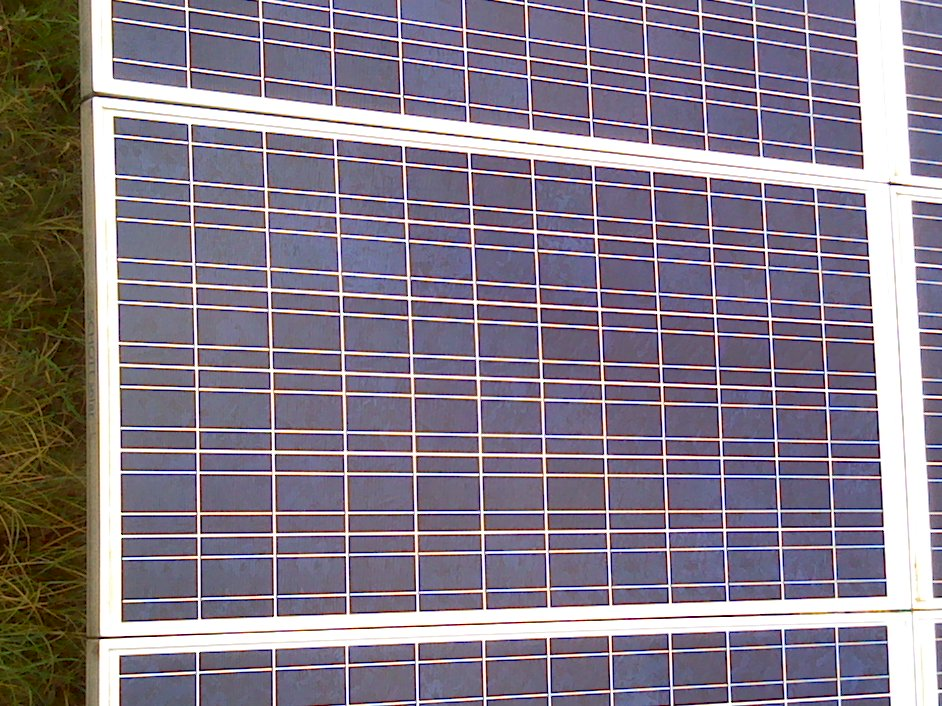
#> input picture photo/DC_3076.jpg, 942 x 706 px
$ python -i image.py   (imports and definitions only)
#> lines starting #> are read from the running program, lines starting #| are printed output that depends on the picture
### line.py


class Line():

    def __init__(self, eq, direction):
        self.eq = eq
        self.corners = []
        self.direction = direction

    # [22 lines left out: function line_link, not called in this run]

    # [32 lines of commented-out code are left out]

### image.py
import numpy as np
import random
import copy

from skimage.color import rgb2gray


class Image():
    def __init__(self, img, config=None):
        self.img = img
        self.config = config
        self.gray_img = rgb2gray(self.img)
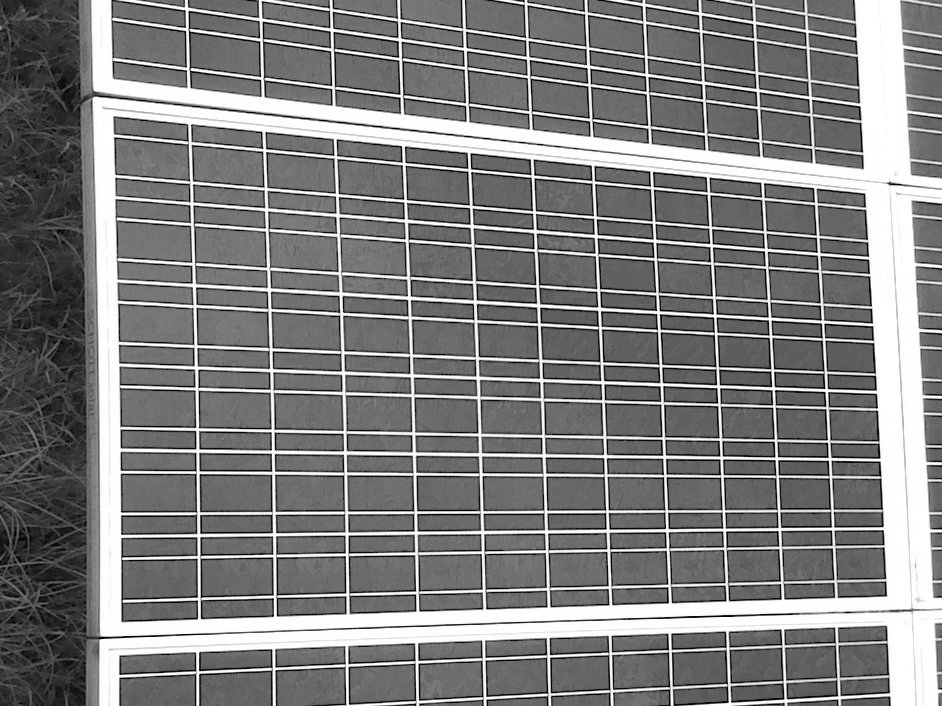
#> self.gray_img: shape (706, 942) float64; min 0.00113, max 1, mean 0.5
        self.blurred_img = []
        self.edges = []
        self.lines = []
        self.line_images = []
        self.rectangles = []
        self.poly_images = np.zeros(self.gray_img.shape, dtype=np.uint8)

        self.edge_config = None
        self.blur_config = None
        self.line_config = None

        self.is_blur = False
        self.is_edge = False
        self.is_line = False
        self.is_graph = False

        if config is not None:
            self.set_config()

    # [7 lines left out: function set_config, not called in this run]

    def set_blurred_img(self):
        from scipy import ndimage as ndi

        if self.blur_config is not None:
            self.blurred_img = ndi.gaussian_filter(self.gray_img, **self.blur_config)
        else:
            self.blurred_img = ndi.gaussian_filter(self.gray_img, sigma=5)
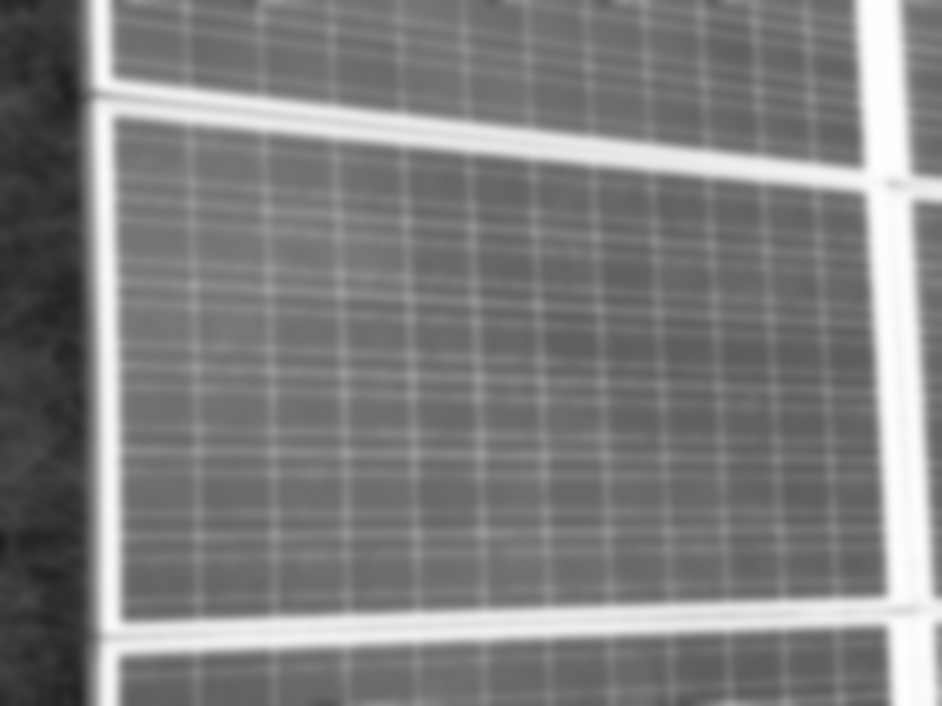
#> self.blurred_img: shape (706, 942) float64; min 0.124, max 0.999, mean 0.5

        self.is_blur = True

    def set_edges(self):

        if not self.is_blur:
            self.set_blurred_img()

        from skimage.feature import canny

        if self.edge_config is not None:
            self.edges = canny(self.blurred_img, **self.edge_config)
        else:
            self.edges = canny(self.blurred_img, sigma=2)
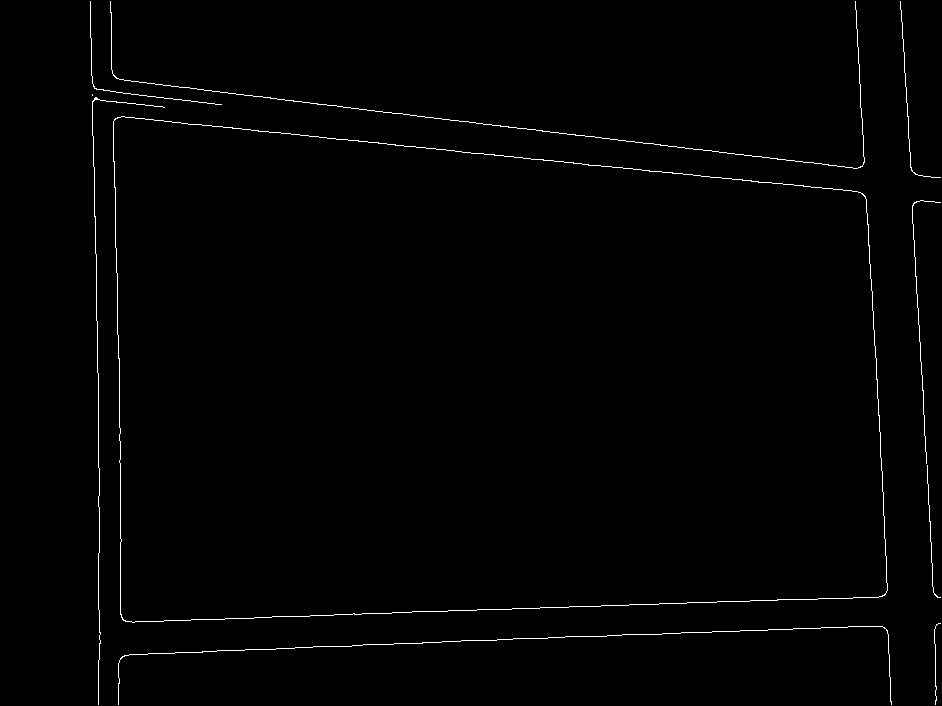
#> self.edges: shape (706, 942) bool; 0.9% white in thin lines or dots

        self.is_edge = True

    def set_lines(self):

        if not self.is_edge:
            self.set_edges()

        from skimage.transform import hough_line, hough_line_peaks
        from line import Line

        h, theta, d = hough_line(self.edges)
#> theta = 180 values from -1.57 to 1.55; d = 2357 values from -1178 to 1178

        for _, angle, dist in zip(*hough_line_peaks(h, theta, d, threshold=150)):
            cosine = np.cos(angle)
            sine = np.sin(angle)

            if np.abs(sine) > np.sin(np.pi / 4):
                newline = Line([cosine, sine, dist], 'h')
            else:
                newline = Line([cosine, sine, dist], 'v')
            self.lines.append(newline)
#> this loop made 8 passes
#> (angle, dist, cosine, sine) on passes 1 to 8: (1.54, 626, 0.0349, 0.999), (-1.45, -64, 0.122, -0.993), (1.54, 656, 0.0349, 0.999), (-1.47, -102, 0.105, -0.995), (-0.0524, 900, 0.999, -0.0523), (-0.0175, 91, 1, -0.0175), (-0.0524, 855, 0.999, -0.0523), (-0.0175, 111, 1, -0.0175)
#> after the loop, self.lines = 8 items

        self.is_line = True

    # [45 lines left out: functions set_graph, get_rectangles, polygon_area, get_poly_coords, poly_images, not called in this run]

    def max_area_coords(self):
        self.rectangles = sorted(self.get_rectangles(), key=lambda x: self.polygon_area(x))
        return self.rectangles[-1]

    # [17 lines left out: functions max_area_image, selected_img, not called in this run]

>>> import cv2
>>> picture = cv2.cvtColor(cv2.imread('photo/DC_3076.jpg'), cv2.COLOR_BGR2RGB)
>>> result = Image(picture).set_lines()

$ run again, on photo/DC_3078.jpg
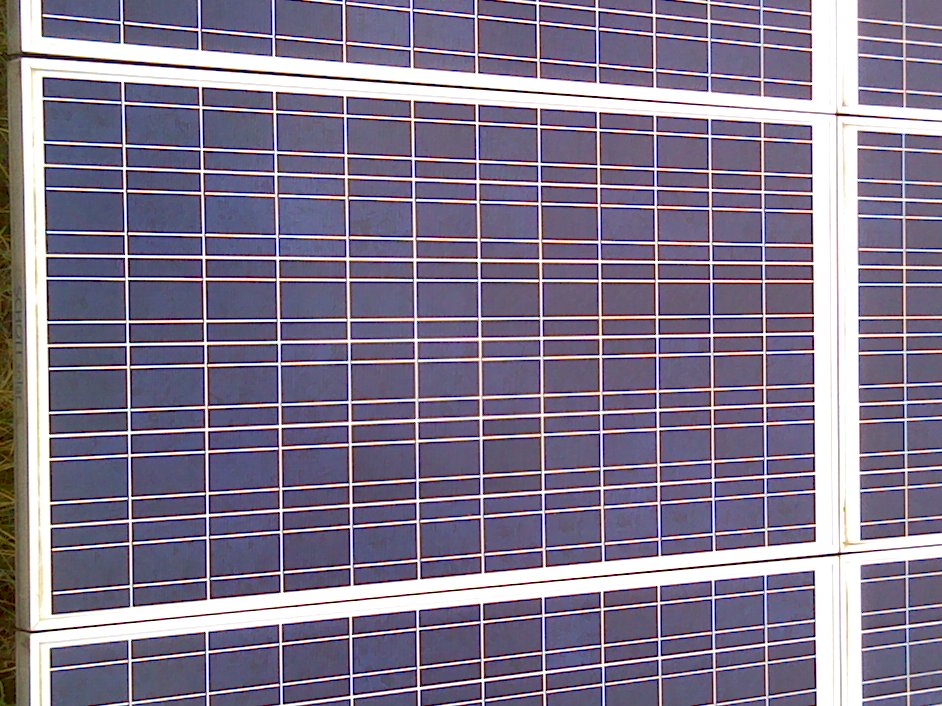
#> input picture photo/DC_3078.jpg, 942 x 706 px
#> in set_edges, `self.edges = canny(self.blurred_img, sigma=2)`:
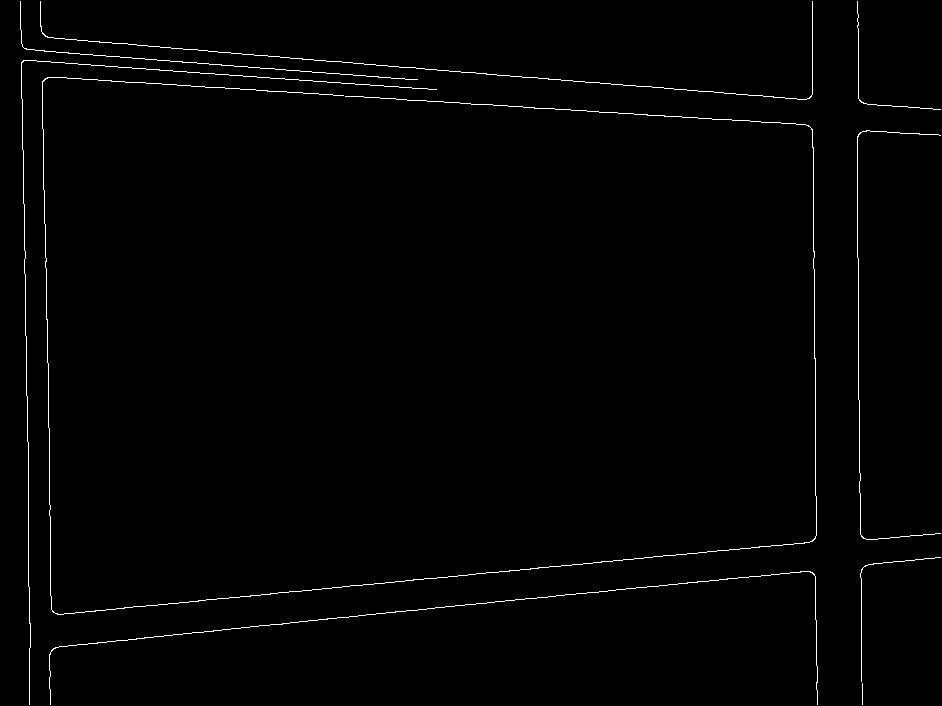
#> self.edges: shape (706, 942) bool; 1% white in thin lines or dots
#> in set_lines, `h, theta, d = hough_line(self.edges)`:
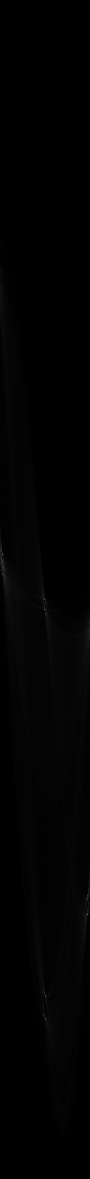
#> h: shape (2357, 180) uint64 (shown at 1/2 size); min 0, max 367, mean 2.9; drawn with min black and max white
#> theta = 180 values from -1.57 to 1.55; d = 2357 values from -1178 to 1178
#> the loop in set_lines, `for _, angle, dist in zip(*hough_line_peaks(h, theta, d, threshold=150..` made 9 passes
#> (angle, dist, cosine, sine) on passes 1 to 8: (-0.0175, 20, 1, -0.0175), (-0.0175, 41, 1, -0.0175), (1.47, 649, 0.105, 0.995), (-1.5, -58, 0.0698, -0.998), (-1.48, -32, 0.0872, -0.996), (0, 858, 1, 0), (-1.5, -69, 0.0698, -0.998), (0, 815, 1, 0)
#> after the loop in set_lines, `for _, angle, dist in zip(*hough_line_peaks(h, theta, d, threshold=150..`: self.lines = 9 items

$ run again, on photo/DC_3080.jpg
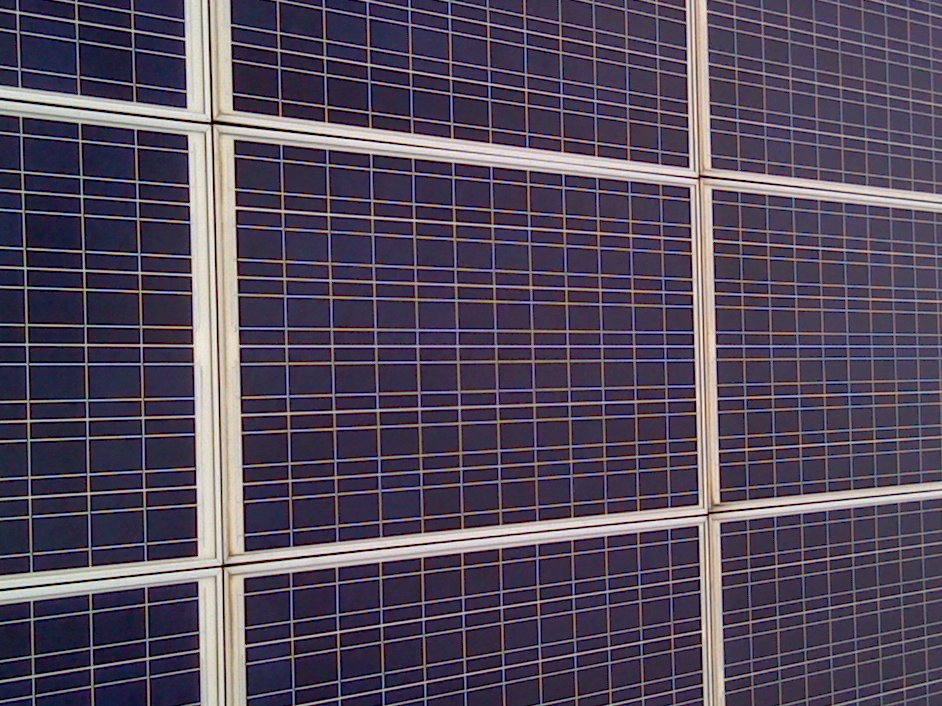
#> input picture photo/DC_3080.jpg, 942 x 706 px
#> in set_edges, `self.edges = canny(self.blurred_img, sigma=2)`:
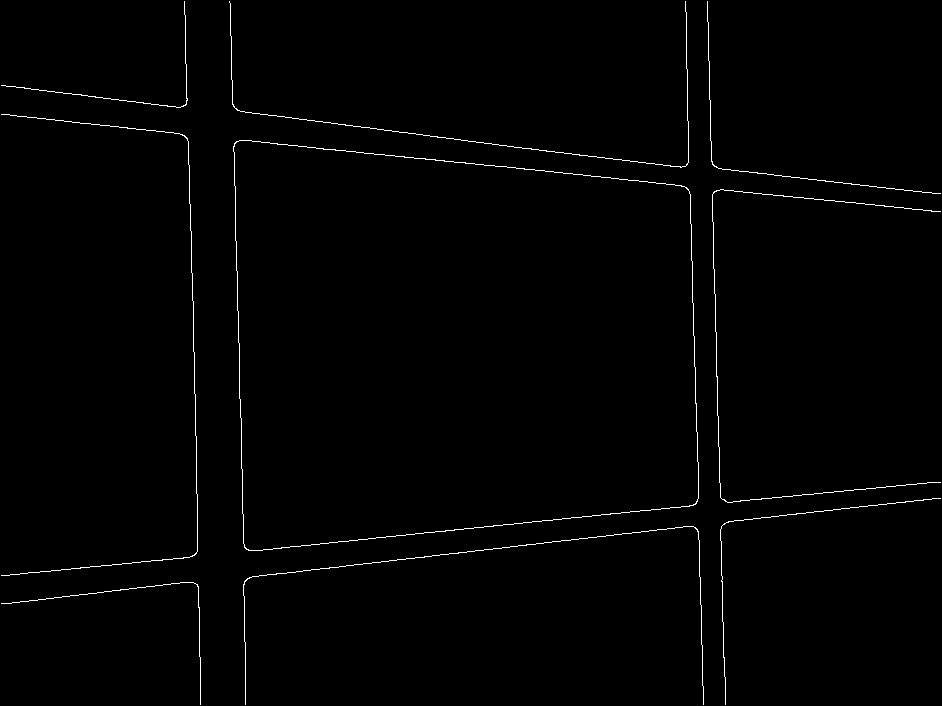
#> self.edges: shape (706, 942) bool; 0.92% white in thin lines or dots
#> in set_lines, `h, theta, d = hough_line(self.edges)`:
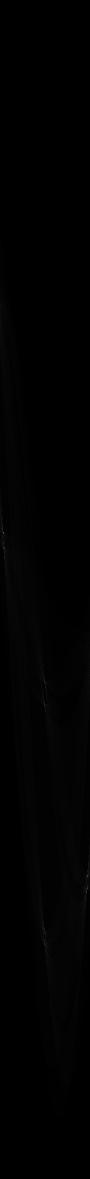
#> h: shape (2357, 180) uint64 (shown at 1/2 size); min 0, max 486, mean 2.6; drawn with min black and max white
#> theta = 180 values from -1.57 to 1.55; d = 2357 values from -1178 to 1178
#> the loop in set_lines, `for _, angle, dist in zip(*hough_line_peaks(h, theta, d, threshold=150..` made 8 passes
#> (angle, dist, cosine, sine) on passes 1 to 7: (-1.47, -113, 0.105, -0.995), (1.47, 574, 0.105, 0.995), (-0.0175, 188, 1, -0.0175), (-0.0175, 233, 1, -0.0175), (-1.45, -82, 0.122, -0.993), (-0.0349, 681, 0.999, -0.0349), (1.47, 599, 0.105, 0.995)
#> after the loop in set_lines, `for _, angle, dist in zip(*hough_line_peaks(h, theta, d, threshold=150..`: self.lines = 8 items
